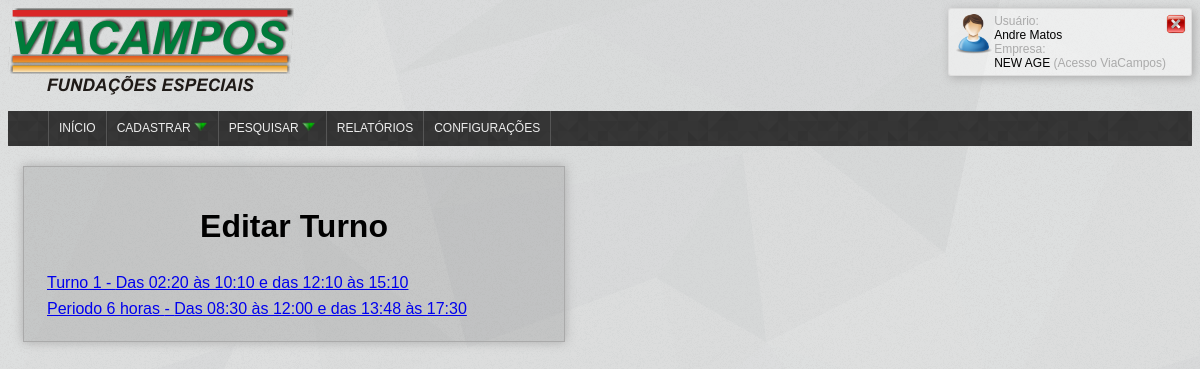
Before: /administrator/edita_turno.php (signed in) with the older database file.
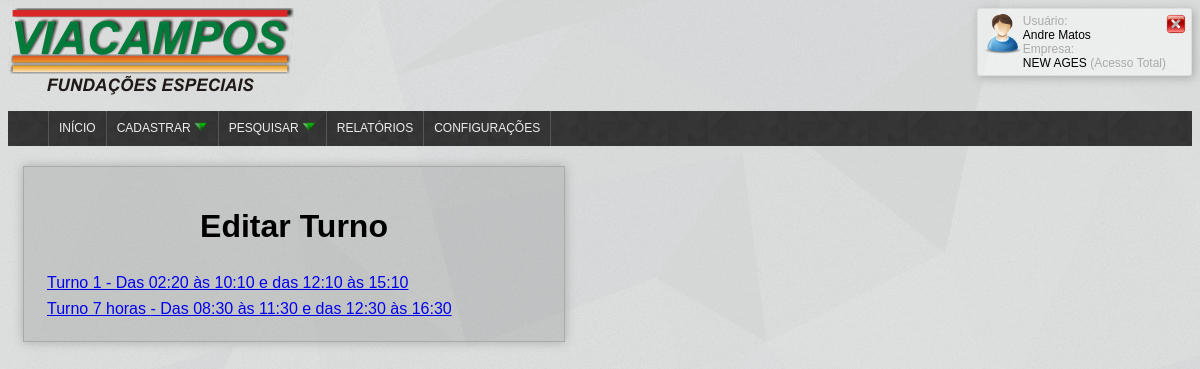
After: the same page with the newer database file.
### tables this page shows
CREATE TABLE IF NOT EXISTS `turno` (
  `id` int(11) NOT NULL,
  `nome` varchar(255) NOT NULL,
  `descricao` varchar(255) NOT NULL,
  `ini_exp` time NOT NULL COMMENT 'Inicio expediente',
  `ini_alm` time NOT NULL COMMENT 'Inicio almoço',
  `fim_alm` time NOT NULL COMMENT 'Fim almoço',
  `fim_exp` time NOT NULL COMMENT 'Fim expediente',
  `oculto` int(11) NOT NULL
);

### model/class_turno_bd.php (called while the page is built, shortened)
<?php
class Turno{
	public function get_name_all_turno_disponiveis(){
		 $sql = new Sql();
		 $return = array();
		 $aux=0;
		 $query = mysql_query("SELECT * FROM turno as turno WHERE oculto = 0 && NOT EXISTS (SELECT id FROM funcionario WHERE id_turno = turno.id)");
		 while($result =  mysql_fetch_array($query)){
		 	$return[$aux][0] = $result['id'];
		 	$return[$aux][1] = $result['descricao'];
		 	$return[$aux][2] = $result['nome'];
		 	$aux++;
		 }
		 return $return;
	}
}
 ?>

### administrator/edita_turno.php (the view, shortened to what this page needs)
<?php
include_once("../model/class_turno_bd.php");
?>
<html>
<head>
   <link rel="stylesheet" type="text/css" href="style.css">
</head>
<body>
           <?php include("../view/topo.php") ?>
            <div class="formulario">
              <h1>Editar Turno</h1>
            <?php
                 if(isset($_GET['verificador']) && $_GET['verificador'] == 1){
                    $turno = new Turno();
                    $turno = $turno->getTurnoById($_GET['id']);
                    $nome = $turno->nome;
                    $ini_exp_h = $turno->ini_exp[0].$turno->ini_exp[1];
                    $ini_exp_m = $turno->ini_exp[3].$turno->ini_exp[4];
                    $ini_alm_h = $turno->ini_alm[0].$turno->ini_alm[1];
                    $ini_alm_m = $turno->ini_alm[3].$turno->ini_alm[4];
                    $fim_alm_h = $turno->fim_alm[0].$turno->fim_alm[1];
                    $fim_alm_m = $turno->fim_alm[3].$turno->fim_alm[4];
                    $fim_exp_h = $turno->fim_exp[0].$turno->fim_exp[1];
                    $fim_exp_m = $turno->fim_exp[3].$turno->fim_exp[4];
                ?>
                  <form method="POST" class="ad_turno" id="ad_turno" name="ad_turno" action="edita_turno.php" onsubmit="return validate(this)">
                  <input type="hidden" name="confirm_ed" id="confirm_ed" value="1">
                  <input type="hidden" name="id_turno" id="id_turno" value="<?php echo $_GET['id']; ?>">
                  <table border="0">
                     <tr> <td><span>Nome:</span></td> <td ><input type="text" id="nome" name="nome" style="width:100px;" title="Digite um nome para esse turno" value="<?php echo $nome; ?>"></td></tr>
                     <tr> <td ><span>Início expediente:</span></td> <td><input type="text" id="ini_exp_h" name="ini_exp_h" value="<?php echo $ini_exp_h; ?>"><span>h</span><input type="text" id="ini_exp_m" name="ini_exp_m" value="<?php echo $ini_exp_m; ?>"><span>m</span></td></tr>
                     <tr> <td ><span>Início almoço:</span></td> <td><input type="text" id="ini_alm_h" name="ini_alm_h" value="<?php echo $ini_alm_h; ?>"><span>h</span><input type="text" id="ini_alm_m" name="ini_alm_m" value="<?php echo $ini_alm_m; ?>"><span>m</span></td></tr>
                     <tr> <td ><span>Fim almoço</span></td> <td><input type="text" id="fim_alm_h" name="fim_alm_h" value="<?php echo $fim_alm_h; ?>"><span>h</span><input type="text" id="fim_alm_m" name="fim_alm_m" value="<?php echo $fim_alm_m; ?>"><span>m</span></td></tr>
                     <tr> <td ><span>Fim expediente:</span></td> <td><input type="text" id="fim_exp_h" name="fim_exp_h" value="<?php echo $fim_exp_h; ?>"><span>h</span><input type="text" id="fim_exp_m" name="fim_exp_m" value="<?php echo $fim_exp_m; ?>"><span>m</span></td></tr>
                     <tr><td colspan="3"><input style="width:80px;"type="submit" name="button" id="button" value="Editar"></td> </tr>
                  </table>
               </form>
                <?php
                 }else{ ?>
                  <?php
                    $turno = new Turno();
                    $turnos = $turno->get_name_all_turno_disponiveis();
                    echo '<table class="exibe_func">';
                    foreach($turnos as $key => $turno){
                       echo '<tr>
                                <td><a href="edita_turno.php?verificador=1&id='.$turnos[$key][0].'">'.$turnos[$key][2].' - ' .$turnos[$key][1].'</a></td></tr>';
                    }
                    echo '</table>';
                   ?>
                  <?php }
                   ?>
            </div>
</body>
</html>

### view/topo.php
<?php
	if($_SESSION['nivel_acesso'] == 0){
		$nivel_acesso = "Acesso Total";
	}else if($_SESSION['nivel_acesso'] == 1){
		$nivel_acesso = "Acesso ViaCampos";
	}else{
		$nivel_acesso = "Acesso ControlPonto";
	}
 ?>
<div style="width:100%; float:left;" >
	<div class="img" style="float:left"><img src="../images/logo75mm.png"></div>
	<div class="box-login" style="">
		<div style="float:left"><img src="../images/user.png" width="40px"></div>
		<div class="nome-box-login" style=""><span style="">Usuário:<br /></span><?php echo $_SESSION["user"]; ?><br /><span style="">Empresa:<br /></span><?php echo $_SESSION['empresa']."<span> (".$nivel_acesso.")</span>" ?></div>
		<div style="float:right;"><a title="Clique para sair" href="logout.php"><img src="../images/fechar.png" width="20px"></a></div>
	</div>
</div>
<div style="float:left; width:100%">
 	<div class="menu">
	<div class="menu">
         <?php include_once("../view/menu_admin.php"); ?>
    </div>
</div>

### view/menu_admin.php (shortened to what this page needs)
<ul class="menu-list">
    <li style="border-left: 1px solid#565656;"><a href='../administrator/principal.php'>Início</a></li>
    <li>
      <a style=""><span style="float:left">Cadastrar </span><img style="float:left; margin-top:-2px; margin-left:2px;" src="../images/downarrow_1246.png" width="15px;"></a>
    </li>
    <li>
      <a style=""><span style="float:left">Pesquisar </span><img style="float:left; margin-left:2px; margin-top:-2px;" src="../images/downarrow_1246.png" width="15px;"></a>
    </li>
    <li><a href="define_relatorio.php">Relatórios</a></li>
    <li><a href="configuracoes.php">Configurações</a></li>
</ul>

### administrator/style.css (style rules this page uses)
body { background: url("../images/shattered.png"); font-family: Arial; }
body span, body table tr td span { font-size: 13px; }
.box-login { border: 1px solid#ddd; border-radius:3px; float:right; background-color:rgba(255,255,255,0.5); padding:5px; box-shadow: 2px 2px 10px #aaa; }
.nome-box-login { float:left; }
.nome-box-login { font-size:12px; }
.nome-box-login span { color:#aaa; font-size:12px; }
.menu { background: url("../images/footer_lodyas.png"); background-size: 200px; border-radius:1px; }
.menu .menu-list { list-style: none; }
.menu > .menu-list > li { float: left; position: relative; border-right: 1px solid#565656; }
.menu > .menu-list > li > a { padding: 10px; }
.menu .menu-list, .menu .sub-menu { list-style: none; }
.menu a, .menu a span { color: #eee; text-decoration: none; display: block; cursor: pointer; text-transform: uppercase; font-size: 12px; font-weight: 500; height:15px; }
.menu > .menu-list > li { float: left; position: relative; }
.menu:after { content: '.'; display: block; clear: both; visibility: hidden; line-height: 0; height: 0; }
.formulario table { margin-top: 10px; }
.formulario table td { padding-top:5px; }
.formulario { padding:20px; box-shadow: 0px 0px 10px #aaa; float: left; margin-top: 20px; margin-left: 15px; border: 1px solid#aaa; margin-bottom: 20px; width: 500px; text-align: center; background-color: rgba(100,100,100,0.2); }

Changed rows visible on the page:
no longer on this page (row unchanged): turno: nome "Periodo 6 horas", descricao "Das 08:30 às 12:00 e das 13:48 às 17:30"
now on this page (row edited): turno: nome "Turno 7 horas", descricao "Das 08:30 às 11:30 e das 12:30 às 16:30"
Other visible differences:
$_SESSION['empresa']: "NEW AGE" → "NEW AGES"
$nivel_acesso: "Acesso ViaCampos" → "Acesso Total"
